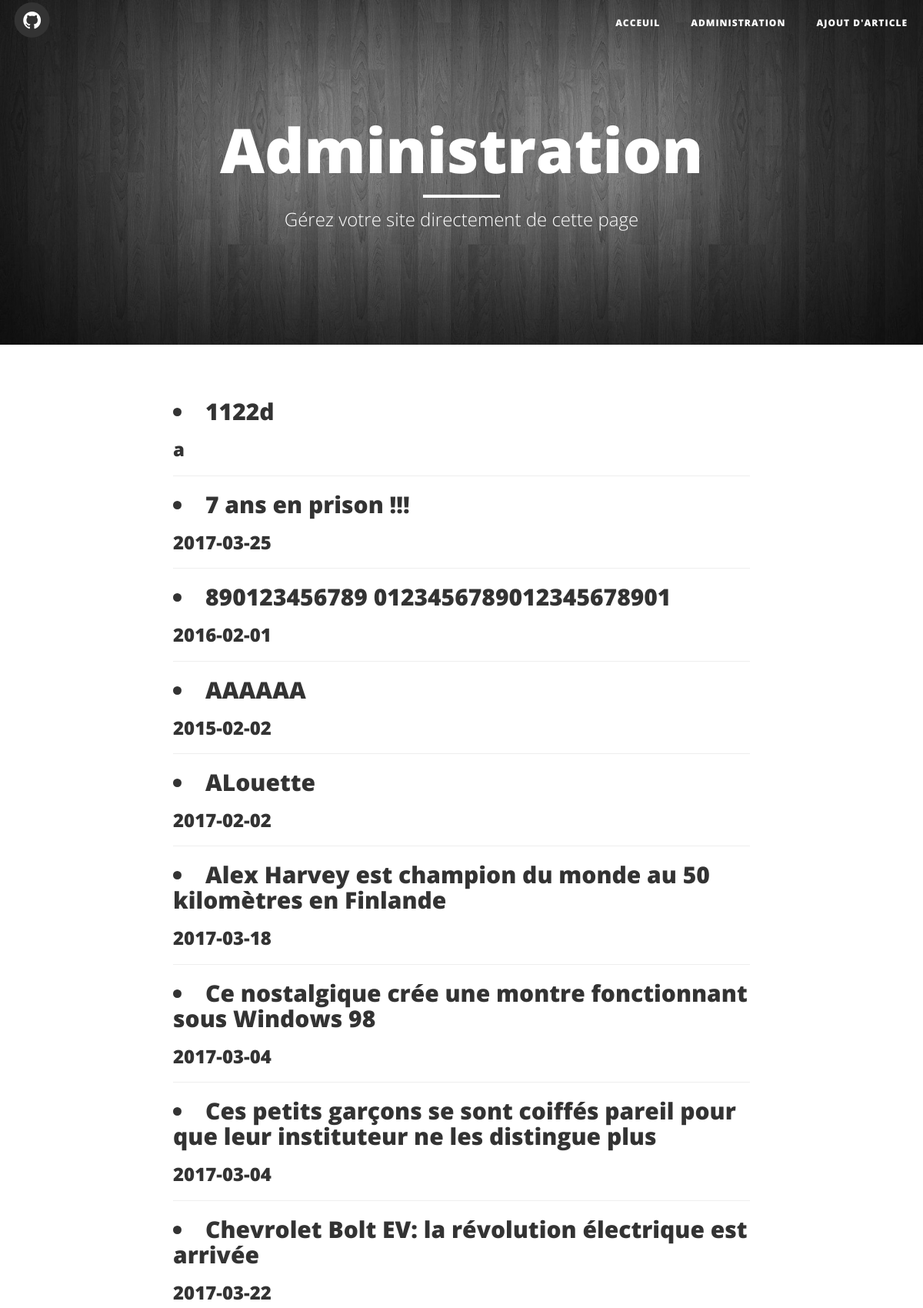
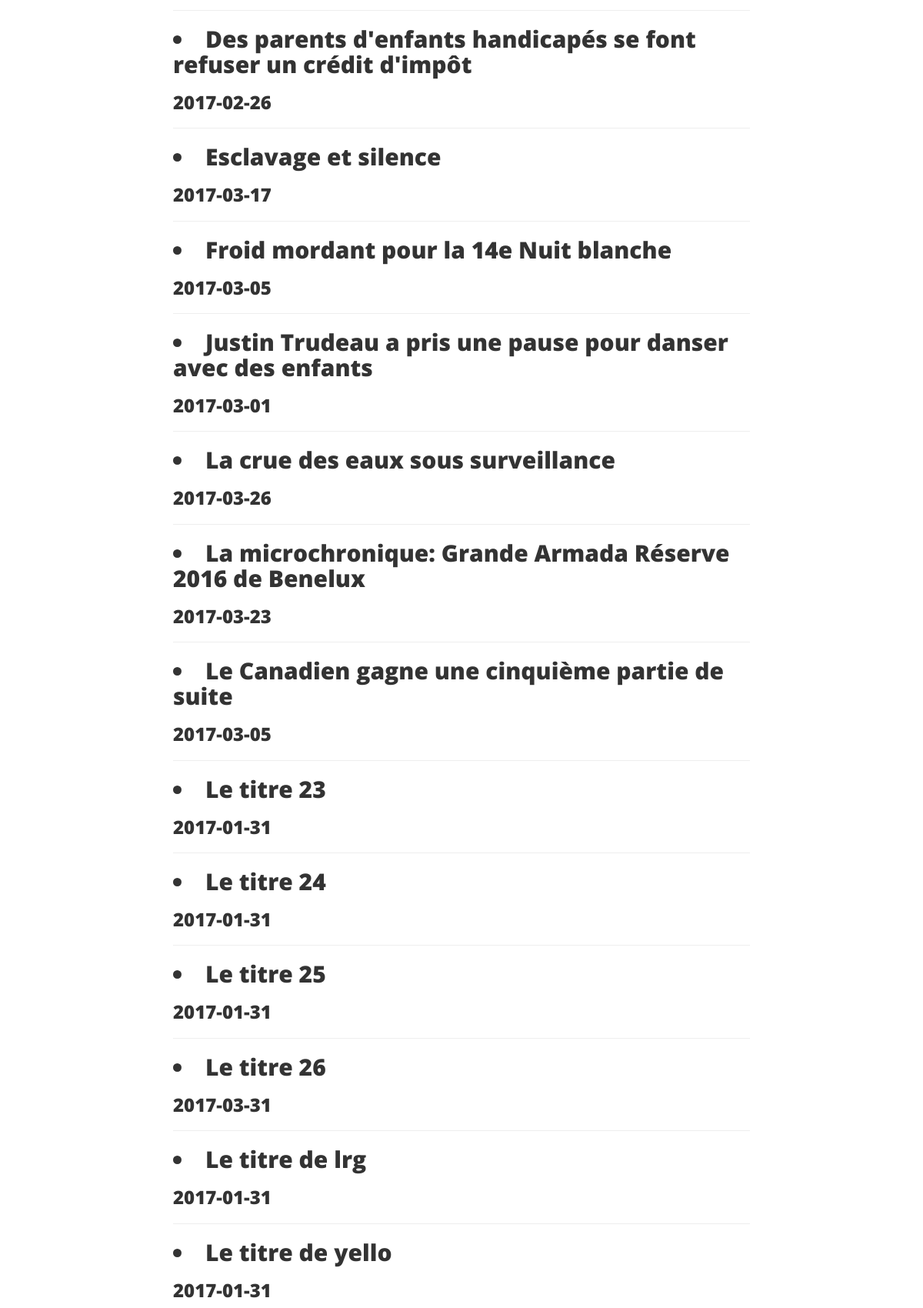
The page /admin (upper part) on the database its author committed (2 pictures, top to bottom).
### tables this page shows
CREATE TABLE article (
  id integer primary key,
  titre varchar(100),
  identifiant varchar(50),
  auteur varchar(100),
  date_publication text,
  paragraphe varchar(500)
);

### index.py (the view)
@app.route('/admin')
def page_admin():
    articles = get_db().get_tous_articles_pour_page_admin()
    return render_template('admin.html', titre="Administration",
                           sous_titre=u"Gérez votre site directement de cette page",
                           articles=articles)

### database.py (called while the page is built)
def build_dictionary_list(curseur):
    liste_article = []
    for row in curseur:
        dict_article = {}
        for i in range(0, len(row)):
            dict_article[curseur.description[i][0]] = row[i]
        liste_article.append(dict_article)
    return liste_article

    def get_connection(self):
        if self.connection is None:
            self.connection = sqlite3.connect('db/crm.db')
        return self.connection

    def disconnect(self):
        if self.connection is not None:
            self.connection.close()

    def get_tous_articles_pour_page_admin(self):
        cursor = self.get_connection().cursor()
        cursor.execute("select titre, date_publication, identifiant "
                       "from article order by titre")
        return build_dictionary_list(cursor)

### index.py (called while the page is built)
def get_db():
    db = getattr(g, '_database', None)
    if db is None:
        g._database = Database()
    return g._database

@app.teardown_appcontext
def close_connection(exception):
    db = getattr(g, '_database', None)
    if db is not None:
        db.disconnect()

### templates/admin.html
{% extends "HeaderFooter.html" %}
{% block content %}
    <div class="container">
        <div class="row">
            <div class="col-lg-8 col-lg-offset-2 col-md-10 col-md-offset-1">
                <div class="post-preview">
                    {% for article in articles %}
                        <h2 class="titre-article">
                            <li><a href="/edition/{{ article.identifiant }}">{{ article.titre }}</a></li>
                        </h2>
                        <h3 class="sous-titre-article">
                            {{ article.date_publication }}
                        </h3>
                        <hr/>
                    {% endfor %}
                </div>
            </div>
        </div>
    </div>
{% endblock %}

### static/css/clean-blog.css (style rules this page uses)
body { font-family: 'Lora', 'Times New Roman', serif; font-size: 20px; color: #333333; }
h1, h2, h3, h4, h5, h6 { font-family: 'Open Sans', 'Helvetica Neue', Helvetica, Arial, sans-serif; font-weight: 800; }
a { color: #333333; }
body { -webkit-tap-highlight-color: #0085A1; }

### rows shown on the page
article: titre "1122d", date_publication "a"
article: titre "7 ans en prison !!!", date_publication "2017-03-25"
article: titre "890123456789 0123456789012345678901", date_publication "2016-02-01"
article: titre "AAAAAA", date_publication "2015-02-02"
article: titre "ALouette", date_publication "2017-02-02"
article: titre "Alex Harvey est champion du monde au 50 kilomètres en Finlande", date_publication "2017-03-18"
article: titre "Ce nostalgique crée une montre fonctionnant sous Windows 98", date_publication "2017-03-04"
article: titre "Ces petits garçons se sont coiffés pareil pour que leur instituteur ne les distingue plus", date_publication "2017-03-04"
article: titre "Chevrolet Bolt EV: la révolution électrique est arrivée", date_publication "2017-03-22"
article: titre "Des parents d'enfants handicapés se font refuser un crédit d'impôt", date_publication "2017-02-26"
article: titre "Esclavage et silence", date_publication "2017-03-17"
article: titre "Froid mordant pour la 14e Nuit blanche", date_publication "2017-03-05"
article: titre "Justin Trudeau a pris une pause pour danser avec des enfants", date_publication "2017-03-01"
article: titre "La crue des eaux sous surveillance", date_publication "2017-03-26"
article: titre "La microchronique: Grande Armada Réserve 2016 de Benelux", date_publication "2017-03-23"
article: titre "Le Canadien gagne une cinquième partie de suite", date_publication "2017-03-05"
article: titre "Le titre 23", date_publication "2017-01-31"
article: titre "Le titre 24", date_publication "2017-01-31"
article: titre "Le titre 25", date_publication "2017-01-31"
article: titre "Le titre 26", date_publication "2017-03-31"
article: titre "Le titre de lrg", date_publication "2017-01-31"
article: titre "Le titre de yello", date_publication "2017-01-31"

### other values the page prints
{{ titre }} "Administration"
{{ sous_titre }} "Gérez votre site directement de cette page"
